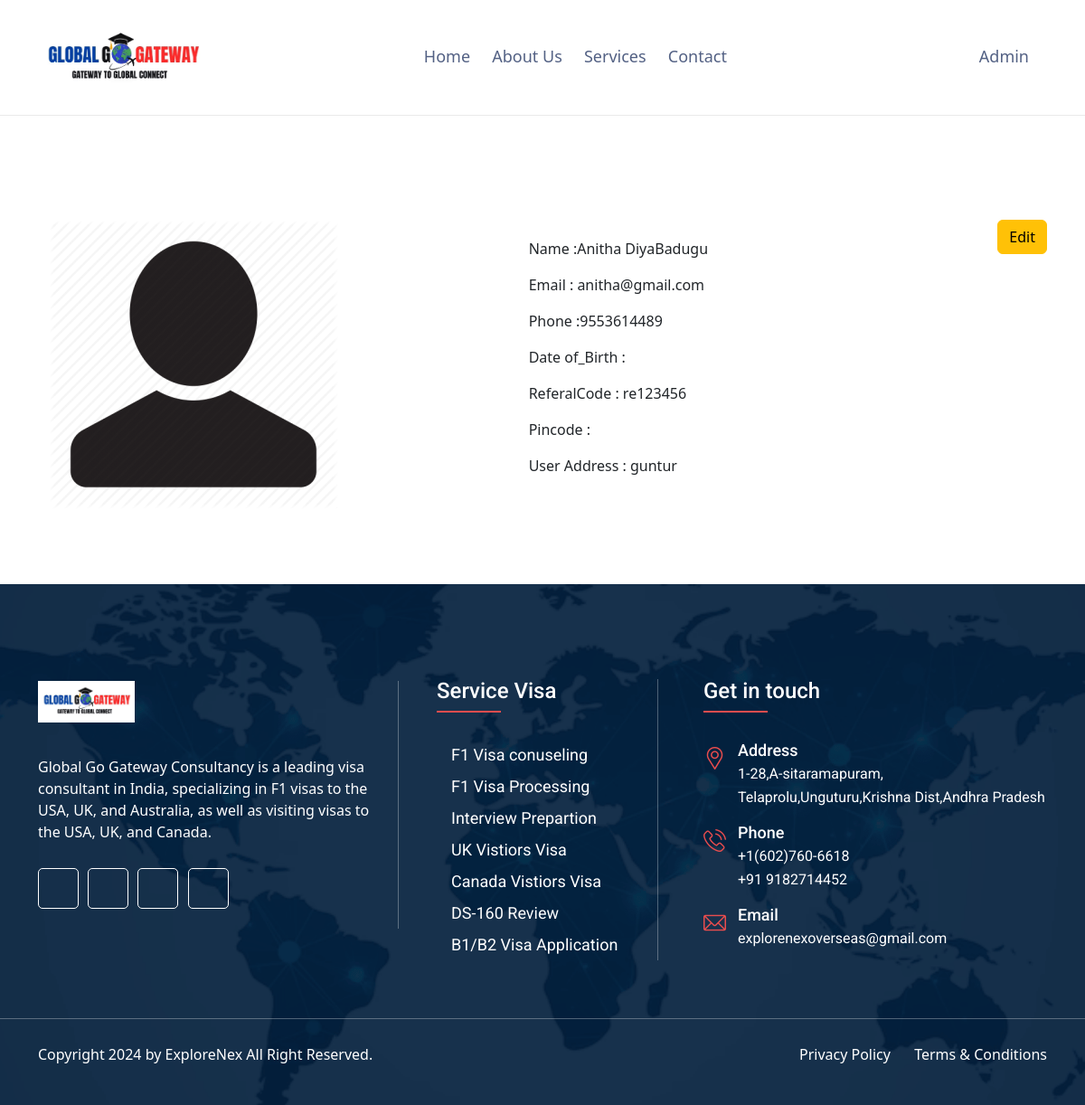
The page /profile_view/7/ (signed in) on the database its author committed.
### app/models.py (models this page shows, shortened)
class Users(AbstractBaseUser, PermissionsMixin):
    email = models.EmailField(unique=True)
    username = models.CharField(max_length=100, unique=True)
    phone = models.CharField(max_length=20, unique=True)
    first_name = models.CharField(max_length=100, blank=True, null=True)
    last_name = models.CharField(max_length=100, blank=True, null=True)
    date_of_birth = models.DateField(blank=True, null=True)
    profile_image = models.ImageField(upload_to='profile_images/', blank=True, null=True)
    referal_code  = models.CharField(max_length=100,blank=True, null=True)
    pincode = models.IntegerField(blank=True, null=True)
    address = models.TextField(blank=True, null=True)
    videos_show = models.BooleanField(default=True)
    created_at = models.DateTimeField(auto_now_add=True)
    updated_at = models.DateTimeField(auto_now=True)
    VISIBLE = True
    HIDDEN = False
    VISIBILITY_CHOICES = [
        (VISIBLE, 'Visible'),
        (HIDDEN, 'Hidden'),
    ]
    videos_show = models.BooleanField(choices=VISIBILITY_CHOICES, default=VISIBLE)
    is_active = models.BooleanField(default=True)
    is_staff = models.BooleanField(default=False)
    USERNAME_FIELD = 'email'
    REQUIRED_FIELDS = ['username', 'phone']
    objects = UserManager()
    role = models.CharField(choices=user_roles,max_length=100,null=True,blank=True,default='admin')

### app/views.py (the view)
# urls.py: path('profile_view/<int:user_id>/',staff_details, name="profile_view"),
@login_required
def staff_details(request, user_id):
    context = {}
    try:
        context['user'] = Users.objects.filter(id=user_id).first()
        return render(request, 'uifiles/staff_details.html',context)
    except template.TemplateDoesNotExist:
        html_template = loader.get_template('uifiles/page-404.html',context)
        return HttpResponse(html_template.render(context, request))
    except:
        html_template = loader.get_template('uifiles/page-500.html')
        return HttpResponse(html_template.render(context, request))

### templates/uifiles/staff_details.html
{% extends 'uifiles/base.html' %}
{% load static %}
{% block content %}
        <section class="whyChose01">
            <div class="container">
                <div class="price-btn blue" style="float: right;">
                    <a class="blue btn btn-warning" href="/update_profile_details/{{ user.id}}/">Edit</a>
                </div>
                <div class="row">
                    <div class="col-lg-6">
                        <div class="mapThumb1">
                            <img src="{{ user.profile_image.url }}" alt="ImmiPress">
                        </div>
                    </div>
                    <div class="col-lg-6 my-auto">
                        <div class="staf_details">
                            <p>Name           <span>:</span>{{ user.first_name|default:'' }}{{ user.last_name|default:'' }}</p>
                            <p>Email          <span>:</span> {{ user.email|default:''}}</p>
                            <p>Phone          <span>:</span>{{ user.phone|default:'' }}</p>
                            <p>Date of_Birth  <span>:</span> {{ user.date_of_birth|default:'' }}</p>
                            <p>ReferalCode    <span>:</span> {{ user.referal_code|default:''}}</p>
                            <p>Pincode        <span>:</span>{{ user.pincode|default:'' }}</p>
                            <p>User Address   <span>:</span> {{ user.address|default:'' }}</p>
                    </div>
                    </div>
                </div>
            </div>
        </section>
{% endblock %}

### templates/uifiles/base.html (shortened to what this page needs)
{% load static %}
<!DOCTYPE html>
<html class="no-js" lang="en">
    <head>
        <link rel="stylesheet" href="{% static 'assets/css/bootstrap.css' %}">
        <link rel="stylesheet" href="{% static 'assets/css/animate.css' %}">
        <link rel="stylesheet" href="{% static 'assets/css/fontawesome-all.css' %}">
        <link rel="stylesheet" href="{% static 'assets/css/flaticon.css' %}">
        <link rel="stylesheet" href="{% static 'assets/css/owl.theme.default.min.css' %}">
        <link rel="stylesheet" href="{% static 'assets/css/owl.carousel.min.css' %}">
        <link rel="stylesheet" href="{% static 'assets/css/lightcase.css' %}">
        <link rel="stylesheet" href="{% static 'assets/css/nice-select.css' %}">
        <link rel="stylesheet" href="{% static 'assets/css/main.css' %}">
        <link rel="stylesheet" href="{% static 'assets/css/stepform.css' %}">
        <link rel="stylesheet" href="{% static 'assets/css/model.css' %}">
        <link rel="stylesheet" type="text/css" href="https://cdn.datatables.net/2.0.3/css/dataTables.bootstrap5.css">
        <link rel="stylesheet" type="text/css" href="https://cdnjs.cloudflare.com/ajax/libs/twitter-bootstrap/5.3.0/css/bootstrap.min.css">
        <link rel="stylesheet" type="text/css" href="https://cdn.datatables.net/buttons/2.2.2/css/buttons.dataTables.min.css">
    </head>
    <body>
        <header class="header03 isSticky">
            <div class="container">
                <div class="row">
                    <div class="col-lg-12">
                        <div class="header01Inner">
                            <div class="logo01" >
                                <a href="index.html">
                                    <img src="{% static 'assets/images/bg/logo.gif' %}" style="height: 80px;" alt="ImmiPress"/>
                                </a>
                            </div>
                            <div>
                                <nav class="mainMenu">
                                    <ul class="sub-menu">
                                        <li><a href="/">Home</a></li>
                                        <li><a href="/about/">About Us</a></li>
                                        <li><a href="/services/">Services</a></li>
                                        <li><a href="/contactus/">Contact</a></li>
                                    </ul>
                                </nav>
                            </div>
                            <div>
                                <nav class="mainMenu">
                                    <ul class="sub-menu">
                                        <li class="">
                                            {% if request.user.is_authenticated %}
                                            <a href=""><i class="fas fa-brands fa-user"></i>&nbsp;{{ request.user.username }}</a>
                                            {% else %}
                                            <a href="/login/" style="font-weight: 400; font-size: medium;"><i class="fas fa-brands fa-user">&nbsp;Login</i></a>
                                            {% endif %}
                                        </li>
                                    </ul>
                                </nav>
                            </div>
                        </div>
                    </div>
                </div>
            </div>
        </header>
        {% block content %}
        {% endblock %}
        <footer class="footer_02"  style="background-image:url(../../static/assets/images/bg/login-bg.png);">
            <div class="container">
                <div class="row">
                    <div class="col-lg-4 col-md-5">
                        <aside class="aboutWidget">
                            <a href="index.html"><img src="{% static 'assets/images/bg/logo.gif' %}" alt="ImmiPress"/></a>
                           <p>Global Go Gateway Consultancy is a leading visa consultant in India, specializing in F1 visas to the USA, UK, and Australia, as well as visiting visas to the USA, UK, and Canada.</p>
                            <div class="abSocial">
                                <a href="javascript:void(0);"><i class="fa-brands fa-facebook-f"></i></a>
                                <a href="javascript:void(0);"><i class="fa-brands fa-twitter"></i></a>
                                <a href="javascript:void(0);"><i class="fa-brands fa-instagram"></i></a>
                                <a href="javascript:void(0);"><i class="fa-brands fa-dribbble"></i></a>
                            </div>
                        </aside>
                    </div>
                    <div class="col-lg-4 col-md-7">
                        <aside class="widget serviceMenu">
                            <h3 class="widgetTitle">Service Visa</h3>
                            <ul class="menu">
                                <li><a href="/services/">F1 Visa conuseling</a></li>
                                <li><a href="/services/">F1 Visa Processing</a></li>
                                <li><a href="/services/">Interview Prepartion</a></li>
                                <li><a href="/services/">UK Vistiors Visa</a></li>
                                <li><a href="/services/">Canada Vistiors Visa</a></li>
                                <li><a href="/services/">DS-160 Review</a></li>
                                <li><a href="/services/">B1/B2 Visa Application </a></li>
                            </ul>
                        </aside>
                    </div>
                    <div class="col-lg-4 col-md-6">
                        <aside class="contactWidget">
                            <h3 class="widgetTitle">Get in touch</h3>
                            <div class="iconBox01">
                                <div class="ibBox"><i class="flaticon-placeholder"></i></div>
                                <h3 class="ibTitle">Address</h3>
                                <p>1-28,A-sitaramapuram,<br>Telaprolu,Unguturu,Krishna Dist,Andhra Pradesh</p>
                            </div>
                            <div class="iconBox01">
                                <div class="ibBox"><i class="flaticon-phone-call"></i></div>
                                <h3 class="ibTitle">Phone</h3>
                                <p>+1(602)760-6618<br>+91 9182714452</p>
                            </div>
                            <div class="iconBox01">
                                <div class="ibBox"><i class="flaticon-email-1"></i></div>
                                <h3 class="ibTitle">Email</h3>
                                <p>explorenexoverseas@gmail.com</p>
                            </div>
                        </aside>
                    </div>
                </div>
            </div>
            <div class="container-fluid">
                <div class="row">
                    <div class="col-lg-12"><div class="brhr"></div></div>
                </div>
            </div>
            <div class="container">
                <div class="row">
                    <div class="col-md-6">
                        <p class="copyright">Copyright 2024 by ExploreNex All Right Reserved.</p>
                    </div>
                    <div class="col-md-6">
                        <div class="crMenu">
                            <ul class="menu">
                                <li><a href="javascript:void(0);">Privacy Policy</a></li>
                                <li><a href="javascript:void(0);">Terms & Conditions</a></li>
                            </ul>
                        </div>
                    </div>
                </div>
            </div>
        </footer>
    </body>
</html>

### rows shown on the page
Users: user.username "Admin"
Users: profile_image (placeholder picture), first_name "Anitha Diya", last_name "Badugu", email "anitha@gmail.com", phone "9553614489", referal_code "re123456", address "guntur"
